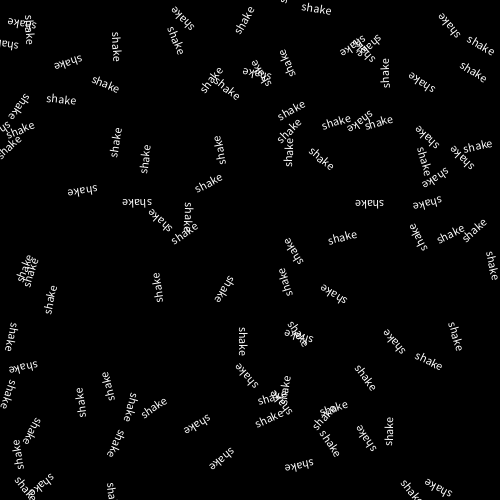
Frame 1 (no input)
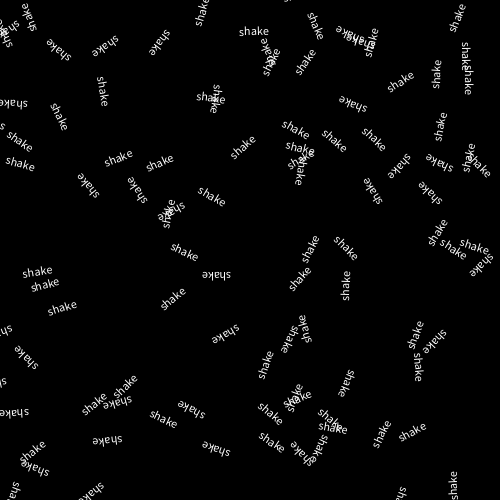
Frame 60 (the mouse pressed at the canvas centre just before this capture)
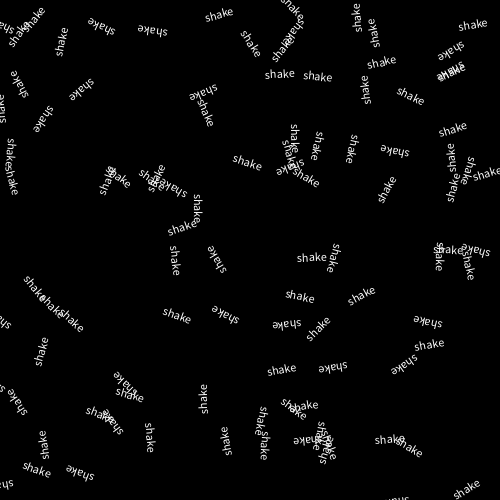
Frame 120 (the mouse held since frame 60 and released just before this capture)

The Processing sketch that drew these frames (run headless with seeded random() and noise(); from frame 60 on, the mouse is pressed at the canvas centre):

// Processing sketch: arrayLoopMatrix
// ── arrayLoopMatrix.pde
int n = 100;

float[]x = new float[n];
float[]y = new float[n];
float[]r = new float[n];

void setup() {
  size(500,500);
  for (int i=0; i<n; i++) {
   x[i] = random(width);
   y[i] = random(height);
   r[i] = random(360);
  }
}

void draw() {
  background(0);
  //loop through the arrays
  for(int i=0; i<n; i++) {

    //draw text
    pushMatrix();
    translate(x[i],y[i]);
    rotate(radians(r[i]));
    text("shake",0,0);    
    popMatrix();
    
    //update values
    x[i]+=random(-1,1);
    y[i]+=random(-1,1);
    r[i]+=1;
  }  
}
